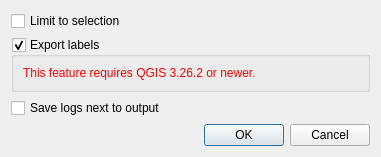
<?xml version="1.0" encoding="UTF-8"?>
<ui version="4.0">
 <class>Dialog</class>
 <widget class="QDialog" name="Dialog">
  <property name="geometry">
   <rect>
    <x>0</x>
    <y>0</y>
    <width>381</width>
    <height>104</height>
   </rect>
  </property>
  <property name="sizePolicy">
   <sizepolicy hsizetype="MinimumExpanding" vsizetype="MinimumExpanding">
    <horstretch>0</horstretch>
    <verstretch>0</verstretch>
   </sizepolicy>
  </property>
  <property name="windowTitle">
   <string>TWW interlis export</string>
  </property>
  <layout class="QVBoxLayout" name="verticalLayout">
   <item>
    <layout class="QFormLayout" name="formLayout">
     <item row="0" column="0" colspan="2">
      <widget class="QCheckBox" name="limit_checkbox">
       <property name="text">
        <string>Limit to selection</string>
       </property>
      </widget>
     </item>
     <item row="1" column="0" colspan="2">
      <widget class="QGroupBox" name="labels_groupbox">
       <property name="enabled">
        <bool>true</bool>
       </property>
       <property name="title">
        <string>Export labels</string>
       </property>
       <property name="checkable">
        <bool>true</bool>
       </property>
       <layout class="QVBoxLayout" name="verticalLayout_2">
        <item>
         <widget class="QLabel" name="labels_qgis_warning_label">
          <property name="styleSheet">
           <string notr="true">*{color: red; }</string>
          </property>
          <property name="text">
           <string>This feature requires QGIS 3.26.2 or newer.</string>
          </property>
         </widget>
        </item>
       </layout>
      </widget>
     </item>
     <item row="2" column="0">
      <widget class="QCheckBox" name="save_logs_next_to_file_checkbox">
       <property name="text">
        <string>Save logs next to output</string>
       </property>
      </widget>
     </item>
     <item row="2" column="0">
      <spacer name="verticalSpacer">
       <property name="orientation">
        <enum>Qt::Vertical</enum>
       </property>
       <property name="sizeHint" stdset="0">
        <size>
         <width>20</width>
         <height>40</height>
        </size>
       </property>
      </spacer>
    </item>
    </layout>
   </item>
   <item>
    <widget class="QDialogButtonBox" name="buttonBox">
     <property name="orientation">
      <enum>Qt::Horizontal</enum>
     </property>
     <property name="standardButtons">
      <set>QDialogButtonBox::Cancel|QDialogButtonBox::Ok</set>
     </property>
    </widget>
   </item>
  </layout>
 </widget>
 <resources/>
 <connections>
  <connection>
   <sender>buttonBox</sender>
   <signal>accepted()</signal>
   <receiver>Dialog</receiver>
   <slot>accept()</slot>
   <hints>
    <hint type="sourcelabel">
     <x>248</x>
     <y>254</y>
    </hint>
    <hint type="destinationlabel">
     <x>157</x>
     <y>274</y>
    </hint>
   </hints>
  </connection>
  <connection>
   <sender>buttonBox</sender>
   <signal>rejected()</signal>
   <receiver>Dialog</receiver>
   <slot>reject()</slot>
   <hints>
    <hint type="sourcelabel">
     <x>316</x>
     <y>260</y>
    </hint>
    <hint type="destinationlabel">
     <x>286</x>
     <y>274</y>
    </hint>
   </hints>
  </connection>
 </connections>
</ui>
